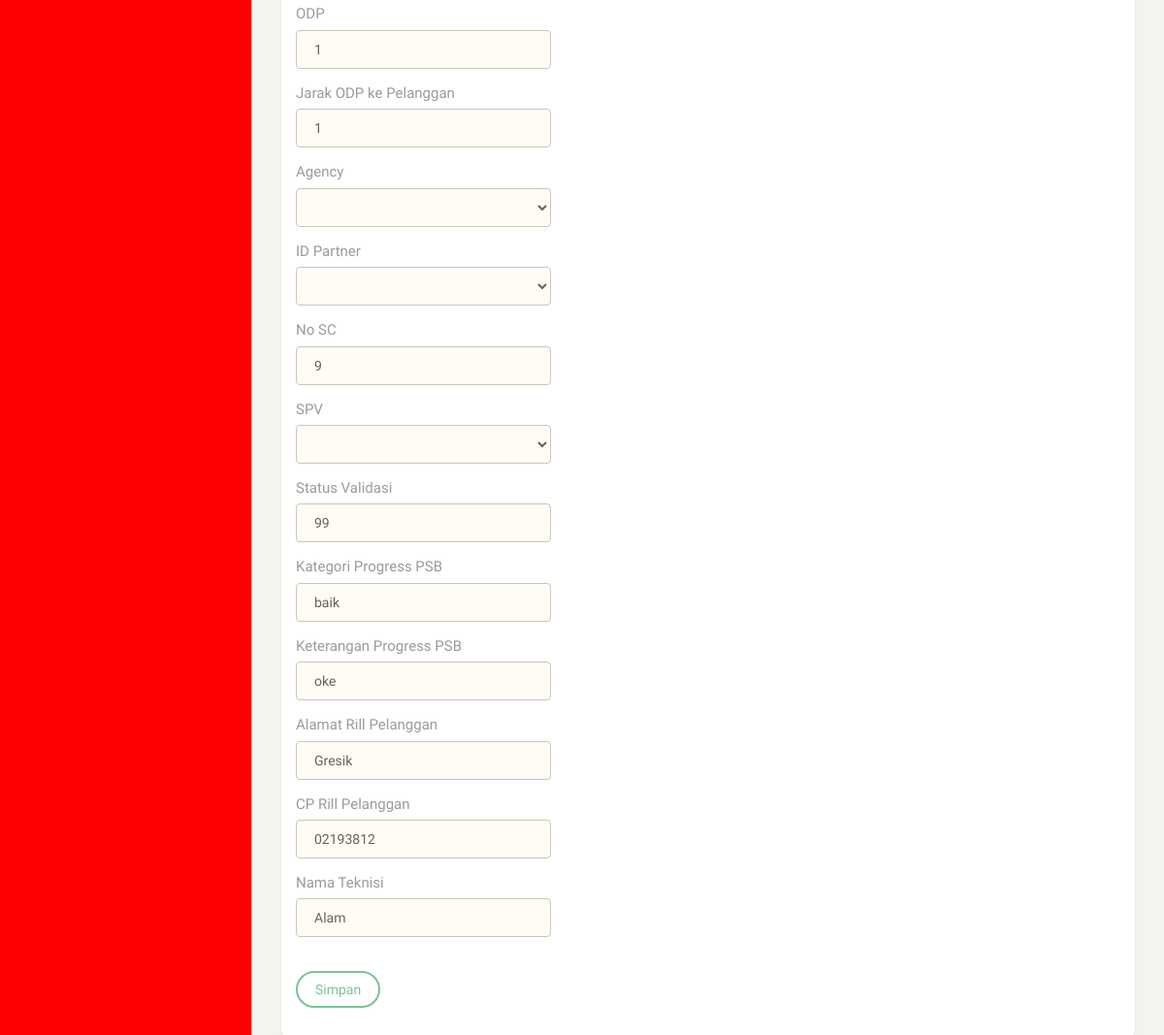
The page /manager_edit.php?id=27 (signed in, lower part) on the database as committed earlier.
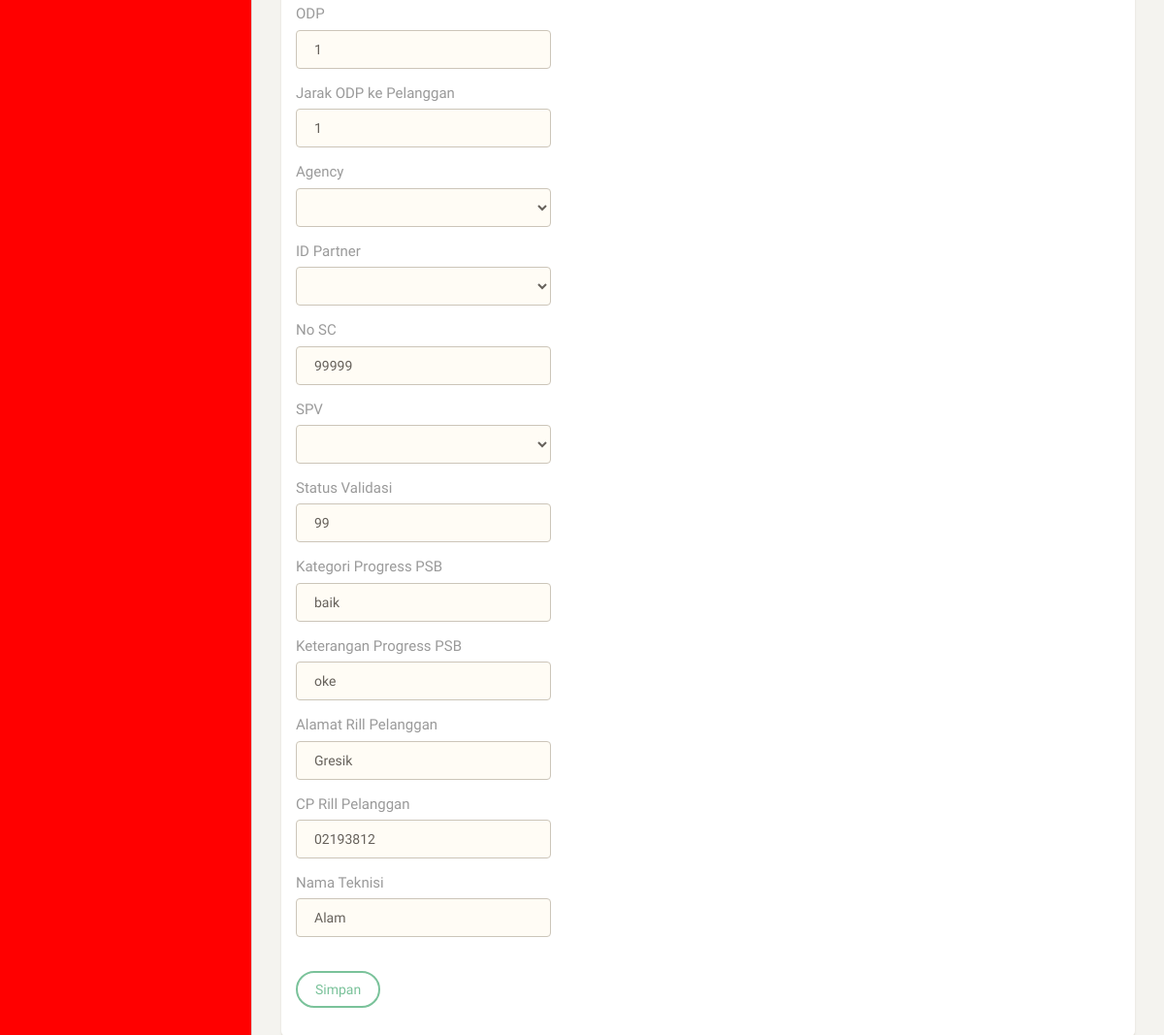
The same page on the database as committed later.
### tables this page shows
CREATE TABLE `data_pelanggan` (
  `id` int(15) NOT NULL,
  `track_id` varchar(15) NOT NULL,
  `nama_pelanggan` varchar(25) NOT NULL,
  `alamat` varchar(50) NOT NULL,
  `ktp` varchar(20) NOT NULL,
  `sto` varchar(25) NOT NULL,
  `second_cp` varchar(25) NOT NULL,
  `paket` varchar(25) NOT NULL,
  `tagging_rill` varchar(25) NOT NULL,
  `odp` varchar(25) NOT NULL,
  `odp_ke_pelanggan` varchar(25) NOT NULL,
  `tgl_input` timestamp NOT NULL DEFAULT CURRENT_TIMESTAMP ON UPDATE CURRENT_TIMESTAMP,
  `no_sc` varchar(25) NOT NULL,
  `status_validasi` varchar(7) NOT NULL,
  `kategori_progress_psb` varchar(25) NOT NULL,
  `keterangan_progress_psb` varchar(50) NOT NULL,
  `alamat_rill_pelanggan` varchar(50) NOT NULL,
  `cp_rill_pelanggan` varchar(25) NOT NULL,
  `nama_teknisi` varchar(25) NOT NULL,
  `id_partner` int(11) NOT NULL DEFAULT '0',
  `id_spv` int(11) NOT NULL DEFAULT '0',
  `id_agency` int(11) NOT NULL DEFAULT '0'
);

### manager_edit.php (the view, shortened to what this page needs)
<?php
include("header.php");
?>
<body>
<?php
include("sidebar/sidebar_dataplg_manager.php");
if(isset($_GET['id'])){
?>
    <div class="main-panel">
        <div class="content">
            <div class="container-fluid">
                <div class="row">
                    <div class="col-md-12">
                        <div class="card">
                            <div class="content table-responsive table-full-width">
                                <table class="table table-striped">
                    <div class="col-md-12">
                        <div class="card card-plain">
                            <div class="content table-responsive table-full-width">
                                <table class="table table-hover">
                                    <tbody>
<?php
require("koneksi.php");
$id = $_GET['id'];
$query = "SELECT * FROM data_pelanggan WHERE id = '$id'";
$hasil = mysqli_query($con,$query);
$data  = mysqli_fetch_array($hasil);
$odp = $data['odp'];
$odp_ke_pelanggan = $data['odp_ke_pelanggan'];
$no_sc = $data['no_sc'];
$status_validasi = $data['status_validasi'];
$kategori_progress_psb = $data['kategori_progress_psb'];
$keterangan_progress_psb = $data['keterangan_progress_psb'];
$alamat_rill_pelanggan = $data['alamat_rill_pelanggan'];
$cp_rill_pelanggan = $data['cp_rill_pelanggan'];
$nama_teknisi = $data['nama_teknisi'];
?>
<form method='post' action='manager_update.php'
    onsubmit='return confirm("Apakah data sudah benar?");'>
    <div class='col-md-4'>
        <div class='form-group'>
            <label>ODP</label>
            <input type='text' class='form-control border-input'
                name='odp' value='<?php echo $odp ?>'
                autocomplete="off" required>
        </div>
        <div class='form-group'>
            <label>Jarak ODP ke Pelanggan</label>
            <input type='text' class='form-control border-input'
                name='odp_ke_pelanggan'
                value='<?php echo $odp_ke_pelanggan ?>'
                autocomplete="off" required>
        </div>
        <div class='form-group'>
            <label>Agency</label>
                <select class="form-control border-input" name="id_agency" autocomplete="off" required>
                </select>
        </div>
        <div class='form-group'>
            <label>ID Partner</label>
                <select class="form-control border-input" name="id_partner" autocomplete="off" required>
                </select>
        </div>
        <div class='form-group'>
            <label>No SC</label>
            <input type='text' class='form-control border-input'
                name='no_sc' value='<?php echo $no_sc ?>'
                autocomplete="off" required>
        </div>
        <div class='form-group'>
            <label>SPV</label>
                <select class="form-control border-input" name="id_spv" autocomplete="off" required>
                </select>
        </div>
        <div class='form-group'>
            <label>Status Validasi</label>
            <input type='text' class='form-control border-input'
                name='status_validasi' value='<?php echo $status_validasi ?>'
                autocomplete="off" required>
        </div>
        <div class='form-group'>
            <label>Kategori Progress PSB</label>
            <input type='text' class='form-control border-input'
                name='kategori_progress_psb' value='<?php echo $kategori_progress_psb ?>'
                autocomplete="off" required>
        </div>
        <div class='form-group'>
            <label>Keterangan Progress PSB</label>
            <input type='text' class='form-control border-input'
                name='keterangan_progress_psb' value='<?php echo $keterangan_progress_psb ?>'
                autocomplete="off" required>
        </div>
        <div class='form-group'>
            <label>Alamat Rill Pelanggan</label>
            <input type='text' class='form-control border-input'
                name='alamat_rill_pelanggan' value='<?php echo $alamat_rill_pelanggan ?>'
                autocomplete="off" required>
        </div>
        <div class='form-group'>
            <label>CP Rill Pelanggan</label>
            <input type='text' class='form-control border-input'
                name='cp_rill_pelanggan' value='<?php echo $cp_rill_pelanggan ?>'
                autocomplete="off" required>
        </div>
        <div class='form-group'>
            <label>Nama Teknisi</label>
            <input type='text' class='form-control border-input'
                name='nama_teknisi' value='<?php echo $nama_teknisi ?>'
                autocomplete="off" required>
        </div>
        <br>
        <button type="submit" class="btn btn-success"
            name='btn-update'>Simpan</button>
    </div>
</form>
</tbody>
</table>
</div>
</div>
</div>
</div>
</div>
</div>
<?php
include("footer.php");
}
?>

Rows that differ between the two databases and show on the page:
changed data_pelanggan "baik": no_sc "9" → "99999"
